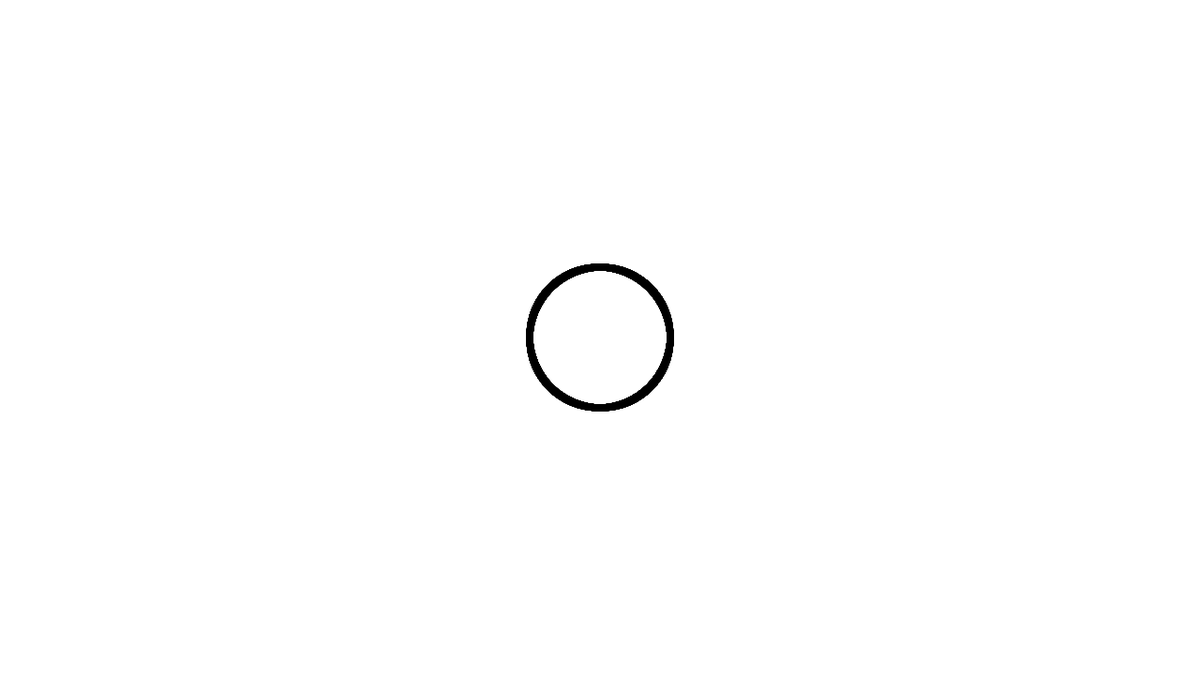
Frame 1 (no input)
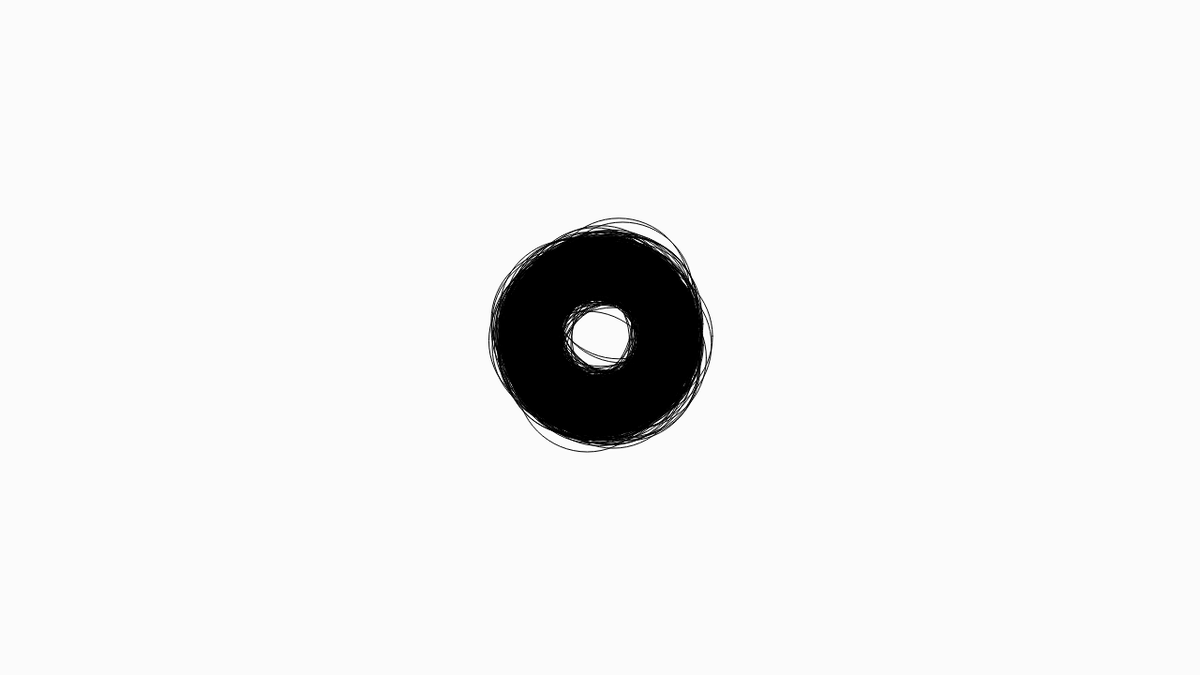
Frame 60 (no input)
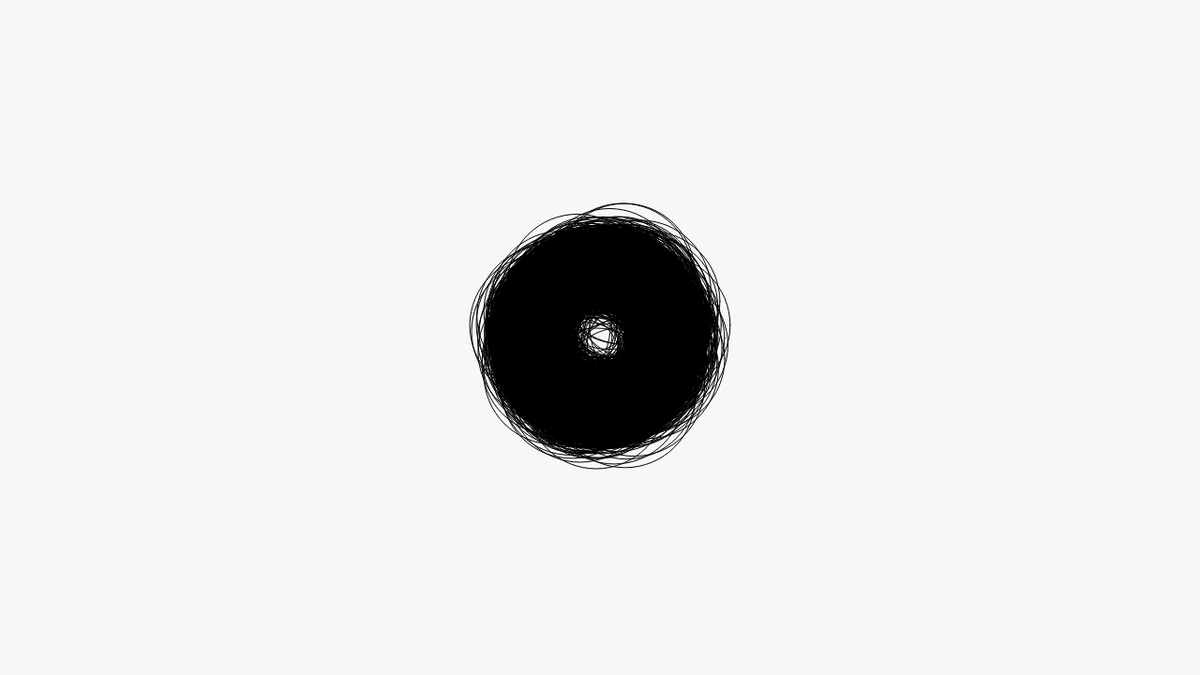
Frame 120 (the mouse pressed at the canvas centre since frame 60)

The p5.js sketch that drew these frames (run headless with seeded random() and noise() and a simulated clock; from frame 60 on, the mouse is pressed at the canvas centre):

// p5.js sketch
// ── sketch.js
var bubbles = [];
var timeToReverse = false;


function setup() {
  createCanvas(1280,720);
  frameRate(60);
  for(var i = 0; i < 3000; i++){
    bubbles[i] = {
      x : 1280/2,
      y : 720/2,
      display: function() {
        //stroke(random(0,255),random(0,255),random(0,255),255);
        if(!timeToReverse){
          stroke(0);
        }else{
          stroke(255)
        }
        noFill();
        ellipse(this.x, this.y, 150,150);
      },
      move: function() {
        this.x = this.x + random(-3,3);
        this.y = this.y + random(-3,3);
      }
    }
  }
}

function draw() {
  background(255-(frameCount/15));
  
  if(255-(frameCount/15) <= 0 && !timeToReverse)
  {
    timeToReverse = true
  }
  
  for(var i = 0; i < bubbles.length; i++)
  {
   bubbles[i].move();
   
   bubbles[i].display();
  }
}
